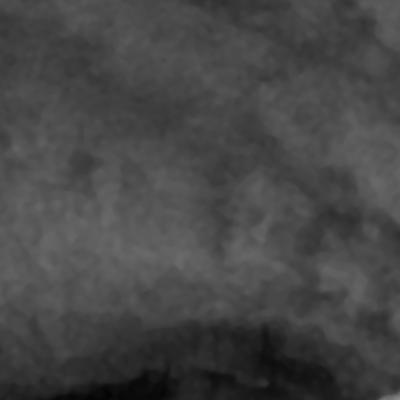
#> input picture dataset_pipeline/original_dataset_CSIRO/0/0_0_0_img_1py4D6FiGr4ctDDY_COR_cls_0.jpg, 400 x 400 px, found by its file name; its folder holds only this picture in this run
$ python original_dataset_analysis.py
#> lines starting #> are read from the running program, lines starting #| are printed output that depends on the picture
import os
import numpy as np
from PIL import Image, UnidentifiedImageError
from matplotlib import pyplot as plt
from tqdm import tqdm
import seaborn as sns

DATASET_PATH = 'dataset_pipeline/original_dataset_CSIRO/'
CLASSES = ['0', '1']

def analze_dataset():
    stats = { cls:
             {'count': 0,
              'shape_set': set(),
              'mean': [],
              'stds': [],
              'min': [],
              'max': [],
              'corrupted': 0}
              for cls in CLASSES}
    for class_ in CLASSES:
        class_path = os.path.join(DATASET_PATH, class_)
        for img_name in tqdm(os.listdir(class_path), desc= f"Analyzing class {class_}"):
            try:
                img = Image.open(os.path.join(class_path, img_name))
#> img is the input picture: PIL image 400x400 RGB; min 3, max 141, mean 70
                img = np.array(img)
                stats[class_]['count'] += 1
                stats[class_]['shape_set'].add(img.shape)
                stats[class_]['mean'].append(np.mean(img))
                stats[class_]['stds'].append(np.std(img))
                stats[class_]['min'].append(np.min(img))
                stats[class_]['max'].append(np.max(img))
            except UnidentifiedImageError:
                stats[class_]['corrupted'] += 1
                print(f"Corrupted image: {os.path.join(class_path, img_name)}")
                continue
    return stats

def plot_stats(stats):
    for cls in CLASSES:
        print(f"Class: {cls}")
        print(f"Number of images: {stats[cls]['count']}")
        print(f"Number of corrupted images: {stats[cls]['corrupted']}")
        print(f"Unique shapes: {stats[cls]['shape_set']}")
        print(f"Mean: {np.mean(stats[cls]['mean'])}")
        print(f"Std: {np.mean(stats[cls]['stds'])}")
        print(f"Min: {np.mean(stats[cls]['min'])}")
        print(f"Max: {np.mean(stats[cls]['max'])}")
        print("\n")

        sns.histplot(stats[cls]['mean'], kde=True)
        plt.title(f"Mean distribution for class {cls}")
        plt.show()

        sns.histplot(stats[cls]['stds'], kde=True)
        plt.title(f"Std distribution for class {cls}")
        plt.show()

        sns.histplot(stats[cls]['min'], kde=True)
        plt.title(f"Min distribution for class {cls}")
        plt.show()

        sns.histplot(stats[cls]['max'], kde=True)
        plt.title(f"Max distribution for class {cls}")
        plt.show()
#> this loop made 2 passes
#> pass 1, in plot_stats, `plt.show()`:
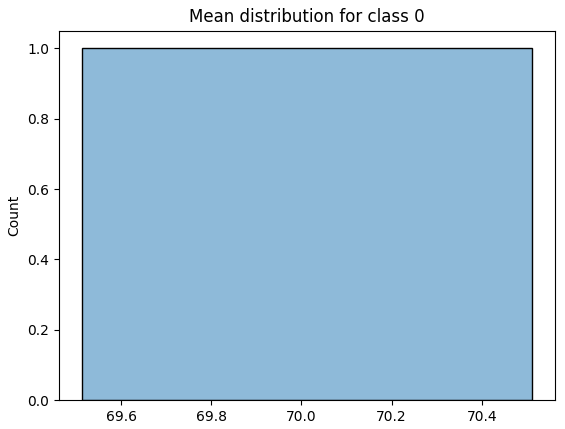
#> figure drawn by matplotlib, 1 panel

def show_sample_images():
    for class_ in CLASSES:
        class_path = os.path.join(DATASET_PATH, class_)
        sample_images = os.listdir(class_path)[:5]
        for img_name in enumerate(sample_images):
#> (the run stopped early here; a loop or call above may not have finished)
